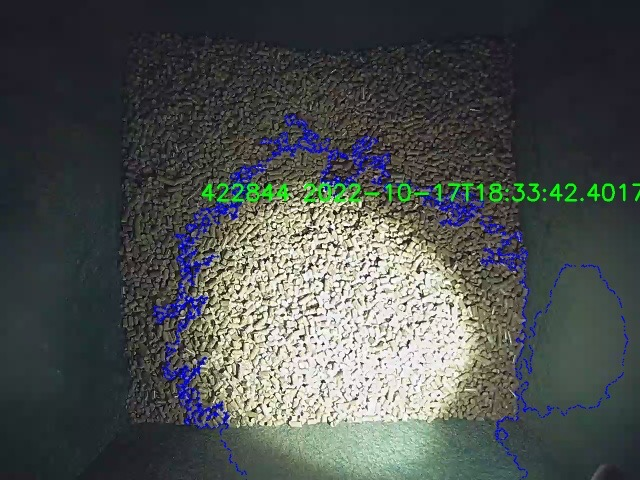
#> input picture pillern.jpg, 640 x 480 px, given in place of , which was not available
$ python main_optimized.py
#> lines starting #> are read from the running program, lines starting #| are printed output that depends on the picture; after the words box and inside, x2 and y2 are one past the last pixel; in counts of white or black regions, pixels touching at a corner belong together; pictures that were not available may be replaced by others from this repository, and a replacement may not be noted
#> in process_image, frame is the input picture: shape (480, 640, 3); mean B, G, R 79.5, 81.5, 76.7
import datetime
import time
import cv2
import numpy as np
import requests
import json

CAM_IP = "192.168.86.25"
USER_NAME = "admin"
PASSWORD = "asdf"
RTSP_URL = f"rtsp://{USER_NAME}:{PASSWORD}@{CAM_IP}/"

LOG_INTERVAL_S=60*5

THRESHOLD_MIN = 42
THRESHOLD_MAX = 255
THRESHOLD_AREA = 100000
MOVING_AVERAGE_WINDOW = 200


def get_weather_data():
    url = "https://api.met.no/weatherapi/locationforecast/2.0/compact?lat=57.455&lon=10.226"


    headers = {
        'User-Agent': 'My User Agent 1.0',
        'sitename': "https://github.com/appselskapet"
    }

    response = requests.get(url, headers=headers)

    # Initialize a variable sitename with the name of your website and some contact info (e.g. a GitHub URL, a non-personal email address, a working website or a mobile app store appname). Do not fake this or you are likely to be permanently blacklisted!

    # Construct the Locationforecast URL with the necessary parameters. Always use HTTPS, as lots of unencrypted traffic can make you throttled or blocked.

    # Generate a Useragent object, with a custom User-Agent request header using the sitename variable as value. If this is missing or generic, you will get a 403 Forbidden response.
    # Call the request method of the Useragent object with the Locationforecast URL. For optimal performance, use a callback or promise which will enable you to continue running while the data is being downloaded (non-blocking I/O).
    # When the download is complete, check the HTTP Status header and handle each condition separately (see the Status Code documentation for specifics). In particular, pay special attention to the 203 (deprecated product) and 429 (throttling) statuses. Also check the Expires and Last-Modified timestamp headers (in RFC 1123 format), parse and store them in variables for later use.
    # If the result is a success (a 2xx status), send the request body to the JSON parser, which should return a suitable data structure for your programming language.
    # Before doing anything else, you should store the returned data structure in some semi-permanent local storage (e.g. on disk or an in-memory key-value store), along with the expires and last_modified timestamp variables above.
    # You can now process the forecast JSON data as necessary and present it to the user in a suitable fashion.
    # If, at a later time you want to repeat the request (e.g. the user has refreshed the page, or you want to update the data) you must first check if the current time is later than the expires value stored earlier; if not you must continue using the stored data. Do not send a new request every time the GPS position changes by a metre!

    # If the expires timestamp is in the past, you can repeat the request. However you should do this using the If-Modified-Since HTTP request header with the stored last_modified variable above as value. If the data has not been updated since your last request you will get a 304 Not Modified status code back with no body; you should then continue using the stored data until you get a 200 OK response.

    return response

def empty(value):
    pass


def hsv_mask_and_area(frame):
    print("Processing frame")
    # HSV mask
    lh = 42
    ls = 29
    lv = 3
    uh = 179
    us = 255
    uv = 255
    lower_range = np.array([lh, ls, lv])
    upper_range = np.array([uh, us, uv])
    ranges = np.array([lower_range, upper_range])
    frame_hsv = cv2.cvtColor(frame, cv2.COLOR_BGR2HSV)
#> frame_hsv: shape (480, 640, 3); mean H, S, V 75.9, 54.6, 88.3
    kernel = np.ones((5, 5), np.uint8)
    blur = cv2.blur(frame_hsv, (3, 3))
#> blur: shape (480, 640, 3); mean H, S, V 75.9, 54.5, 88.3
    mask = cv2.inRange(blur, lower_range, upper_range)
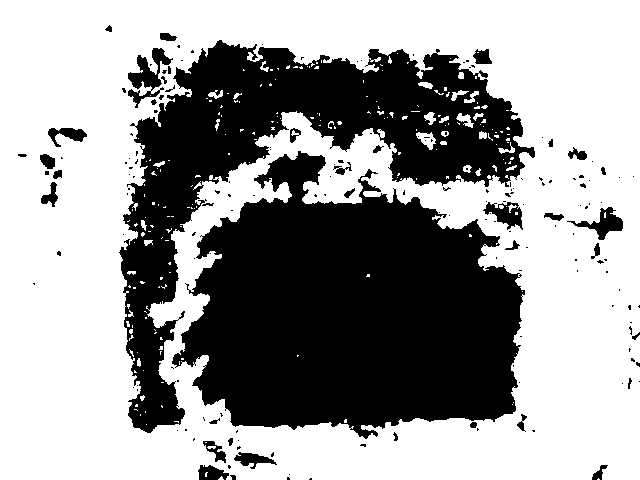
#> mask: shape (480, 640); 61.1% white; 172 black regions (132 under 20 px), largest, box (x1, y1, x2, y2) and area: (172, 151, 525, 439) 67862, (119, 40, 535, 433) 45491, (128, 48, 173, 108) 1027
    mask = cv2.erode(mask, kernel, iterations=1)
#> mask: shape (480, 640); 53.8% white; 61 black regions (1 under 20 px), largest, box (x1, y1, x2, y2) and area: (117, 38, 537, 441) 132598, (542, 205, 625, 266) 1629, (196, 439, 238, 480) 1046
    mask = cv2.morphologyEx(mask, cv2.MORPH_OPEN, kernel)
#> mask: shape (480, 640); 53.1% white; 27 black regions, largest, box (x1, y1, x2, y2) and area: (117, 31, 537, 480) 138304, (542, 200, 625, 275) 1775, (38, 152, 65, 209) 957
    mask = cv2.dilate(mask, kernel, iterations=1)
#> mask: shape (480, 640); 57.6% white; 42 black regions (23 under 20 px), largest, box (x1, y1, x2, y2) and area: (119, 33, 535, 480) 127088, (567, 202, 623, 264) 879, (40, 154, 63, 207) 557
    frame_masked = cv2.bitwise_and(frame, frame, mask=mask)
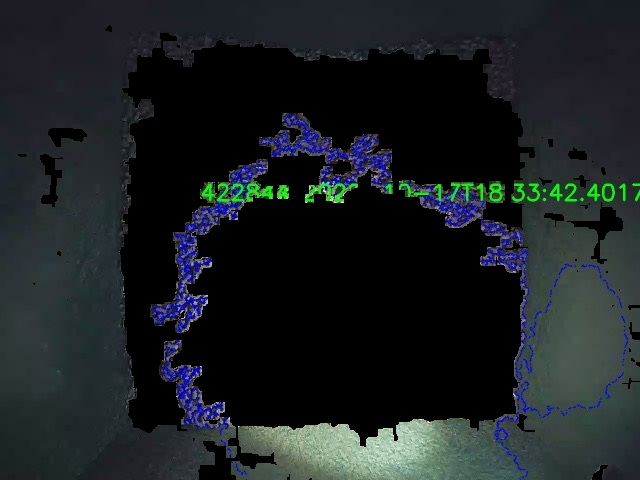
#> frame_masked: shape (480, 640, 3); mean B, G, R 34.9, 32.5, 27
    mask_inverted = 255 - mask
    frame_masked_inverted = cv2.bitwise_and(frame, frame, mask=mask_inverted)
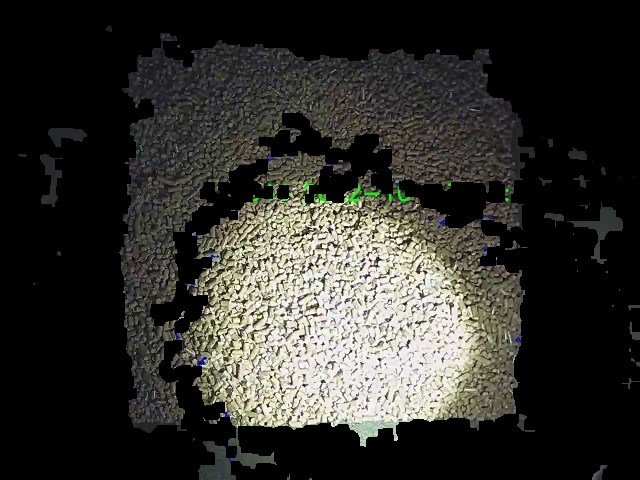
#> frame_masked_inverted: shape (480, 640, 3); mean B, G, R 44.6, 49.1, 49.7
    frame_masked_inverted_grey = cv2.cvtColor(frame_masked_inverted, cv2.COLOR_HSV2BGR)
    frame_masked_inverted_grey = cv2.cvtColor(frame_masked_inverted_grey, cv2.COLOR_BGR2GRAY)
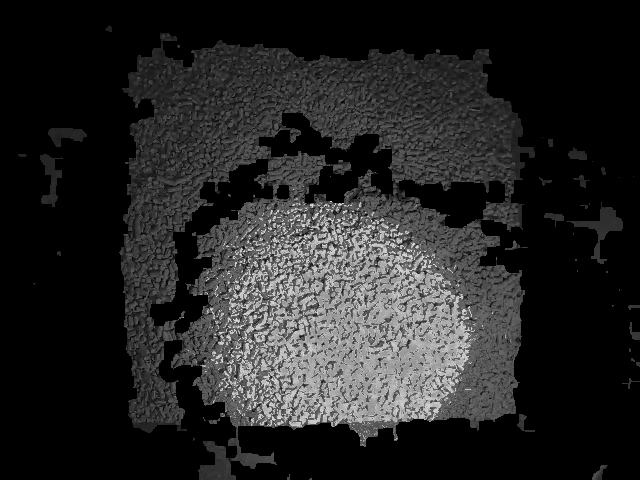
#> frame_masked_inverted_grey: shape (480, 640); min 0, max 224, mean 36.8
    # Contours
    thresh = frame_masked_inverted_grey.copy()
    blurred = cv2
    ret, thresh = cv2.threshold(thresh, THRESHOLD_MIN, THRESHOLD_MAX, cv2.THRESH_BINARY)
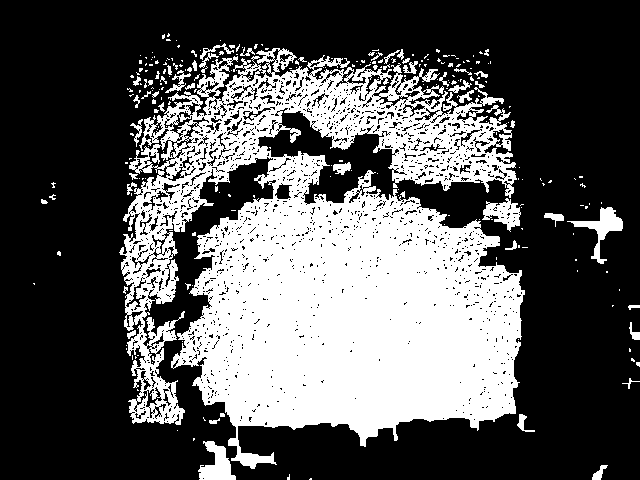
#> thresh: shape (480, 640); 34.4% white; 257 white regions (206 under 20 px)
#> ret = 42
    contours, _ = cv2.findContours(thresh, cv2.RETR_EXTERNAL, cv2.CHAIN_APPROX_SIMPLE)
#> contours = 245 contours, 214 with area under 20; largest, box (x1, y1, x2, y2) and area: (119, 48, 525, 469) 107508, (567, 207, 623, 264) 754, (198, 441, 236, 480) 744, (482, 198, 521, 232) 630, (333, 162, 351, 175) 122
    frame_with_contours = frame.copy()
    largest_contour_area = largest_contour_area = 0
    if len(contours) != 0:
        largest_contour = max(contours, key=cv2.contourArea)
#> largest_contour = contour of 3959 points, box (x1, y1, x2, y2) (119, 48, 525, 469), area 107508
        convex_hull_contour = cv2.convexHull(largest_contour, False)
#> convex_hull_contour = contour of 27 points, box (x1, y1, x2, y2) (119, 48, 525, 469), area 146412

        largest_contour_area = cv2.contourArea(largest_contour)
#> largest_contour_area = 107507.5
        convex_hull_contour_area = cv2.contourArea(convex_hull_contour)
#> convex_hull_contour_area = 146411.5

        if convex_hull_contour_area > 100000:
            frame_with_contours = cv2.drawContours(frame_with_contours, [largest_contour], 0, (0, 255, 0), 2)
            frame_with_contours = cv2.drawContours(frame_with_contours, [convex_hull_contour], 0, (0, 0, 255), 2)
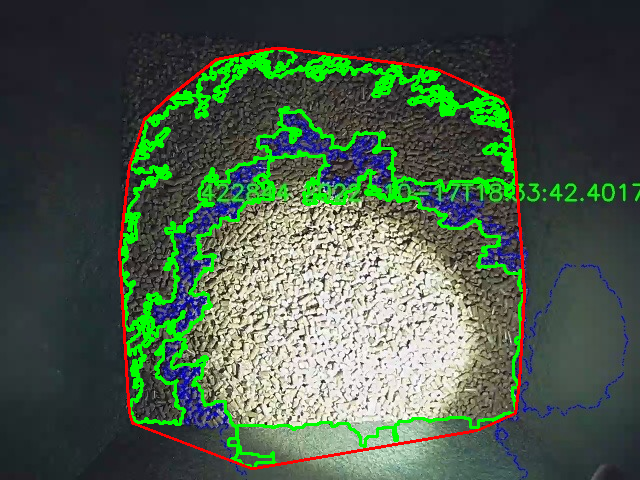
#> frame_with_contours: shape (480, 640, 3); mean B, G, R 74.2, 92.8, 74.7

    return frame_with_contours, convex_hull_contour_area, largest_contour_area


def process_image():
    vcap = get_video_capture()
    none_frame_counter = 0
    now = datetime.datetime.now()
    log_time = now
    areas = []
    areas_contour = []

    while 1:
        ret, frame = vcap.read()

        if frame is None:
            if none_frame_counter > 20:
                none_frame_counter = 0
                # retry connecting to the webcam
                vcap.release()
                time.sleep(5)
                vcap = get_video_capture()

            print("Frame was empty. Continue... none frame counter is: ")
            print(none_frame_counter)
            time.sleep(1)
            none_frame_counter += 1
            continue

        now = datetime.datetime.now()
        masked_frame = frame.copy()
        masked_frame, area, area_contour = hsv_mask_and_area(masked_frame)
#> area = 146411.5; area_contour = 107507.5
        areas.append(area)
        areas_contour.append(area_contour)
        area_moving_mean = int(sum(areas) / len(areas))
#> area_moving_mean = 146411
        area_contour_moving_mean = int(sum(areas_contour) / len(areas_contour))
#> area_contour_moving_mean = 107507
        if len(areas) > MOVING_AVERAGE_WINDOW:
            areas.pop(0)
            areas_contour.pop(0)

        masked_frame = put_text(masked_frame, now, area_moving_mean)

#           print(areas)
#            cv2.imshow("", masked_frame)

        time.sleep(10)

        k = cv2.waitKey(1000) & 0xFF
        if k == ord('q'):
            vcap.release()
            cv2.destroyAllWindows()
            break

        time_to_log = now > log_time
        if time_to_log:
            with open("/home/pi/pelletstat/log.txt", 'a', buffering=1) as f:
                f.write(f"{now.isoformat()}, {area_moving_mean}, {area}, {area_contour_moving_mean}, {area_contour}\n")
            # print(f"now: {now} next_log_time: {log_time.isoformat()}")
            log_time = log_time + datetime.timedelta(seconds=LOG_INTERVAL_S)
            cv2.imwrite("/home/pi/pelletstat/pellets.jpg", masked_frame)
            cv2.imwrite("/home/pi/pelletstat/"+str(now.isoformat()).replace(":","") + "_pellets.jpg", frame)


def put_text(frame, now, area):
#> called with area = 146411
    font = cv2.FONT_HERSHEY_SIMPLEX
    fontScale = 1.5
    fontColor = (0, 255, 0)
    thickness = 3
    lineType = 2
    text_to_put = str(f"{area:.0f} {str(now.isoformat())[:-7]}")
#> text_to_put = '146411 2026-11-20T15:06:38'
    textwidth = cv2.getTextSize(text_to_put,
                                font,
                                fontScale,
                                thickness)[0][0]
#> textwidth = 759
    bottomLeftCornerOfText = int(50), int(50)
    cv2.putText(frame, text_to_put,
                bottomLeftCornerOfText,
                font,
                fontScale,
                fontColor,
                thickness,
                lineType)
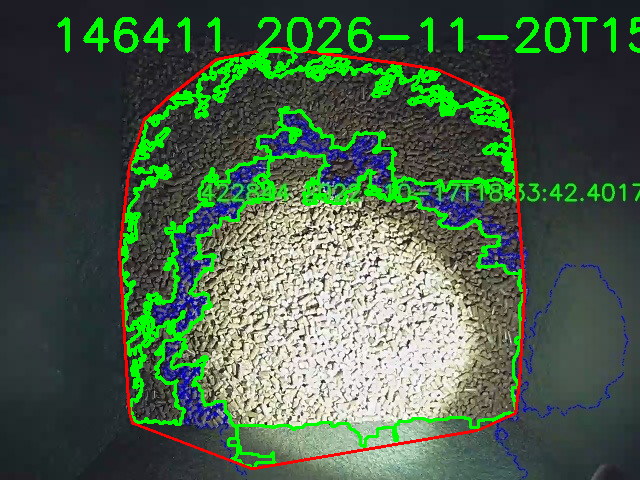
#> frame: shape (480, 640, 3); mean B, G, R 73.5, 96.9, 74.1
    return frame


def get_video_capture():
    print("getting video capture from " + CAM_IP)
    vcap = cv2.VideoCapture(RTSP_URL)
    vcap.set(cv2.CAP_PROP_FRAME_HEIGHT, 640)
    vcap.set(cv2.CAP_PROP_FRAME_HEIGHT, 480)

    # Check success
    if not vcap.isOpened():
        print("Could not open video device")
    return vcap


if __name__ == '__main__':
    process_image()
#> (key q is pressed here)
    #weather_data = get_weather_data()

#    if weather_data.status_code == 200:
 #       print(weather_data.json()["properties"]["timeseries"][0]["data"]["instant"]["details"]["air_temperature"])
